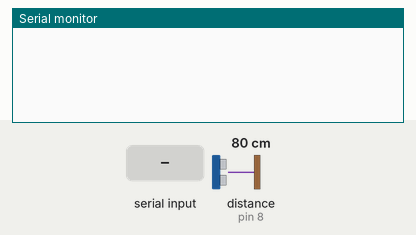
Bench run of a sketch on a simulated Arduino Uno, built with avr-gcc and run on an emulated ATmega328P. Shown: the last lines printed to the serial monitor. Inputs (shaded band) come from the test bench; at power-on: distance to the obstacle (sensor on pin 8) 80 cm. The echo pulse lasts 58.3 µs per cm.

Above: at 1.2 s.
1.3 s: "Hello Arduino\n" received over Serial
At 2.1 s:
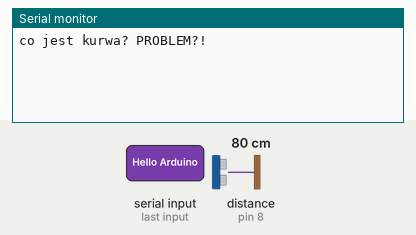
2.8 s: "Get distance\n" received over Serial
At 3.4 s:
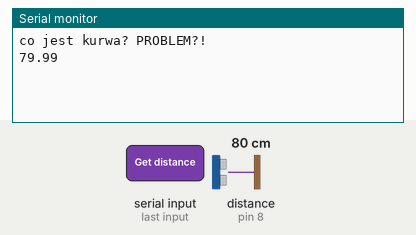

The sketch:

3osie.ino
```cpp
String CommandFromPC;
const int trigPin = 9;
const int echoPin = 8;
float duration, distance;

void setup() {
    CommandFromPC = "";
      Serial.begin(115200);
      pinMode(trigPin, OUTPUT);
      pinMode(echoPin, INPUT);
}

void loop() {

  if(Serial.available() > 0)
  {
    CommandFromPC = Serial.readStringUntil('\n');

    if (CommandFromPC == "Hello Arduino"){
    Serial.println("co jest kurwa? PROBLEM?!");
    }

  else if (CommandFromPC == "Get distance"){
    digitalWrite(trigPin, LOW);
    delayMicroseconds(2);
    digitalWrite(trigPin, HIGH);
    delayMicroseconds(10);
    digitalWrite(trigPin, LOW);
    duration = pulseIn(echoPin, HIGH);
    distance = (duration*.0343)/2;
    Serial.println(distance);
    }

   }

  }
```

Measured:
- after the input at 1.3 s, the serial monitor: prints a new line at once (image 1)
- after the input at 2.8 s, the serial monitor: prints a new line at once (image 2)
